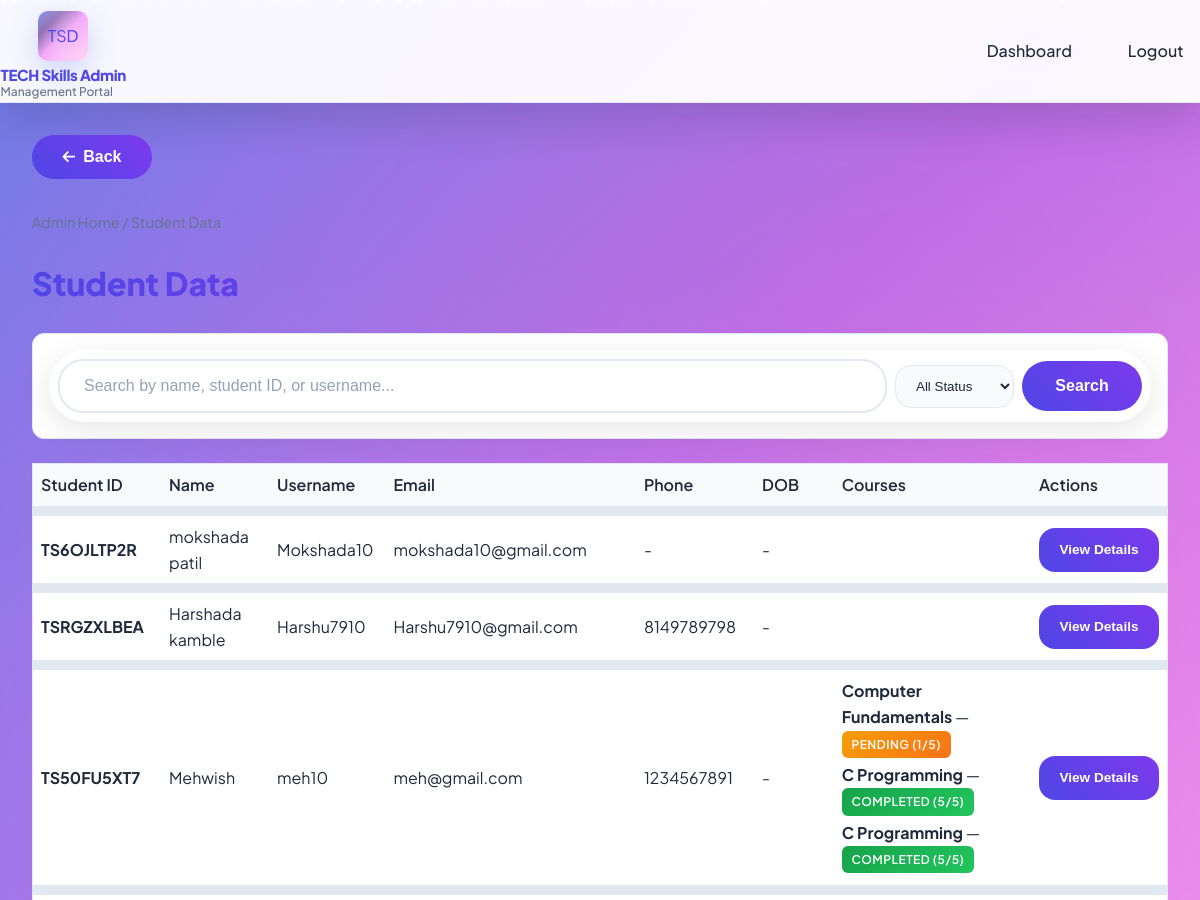
Page /admin/students (signed in, upper part) on the earlier database version.
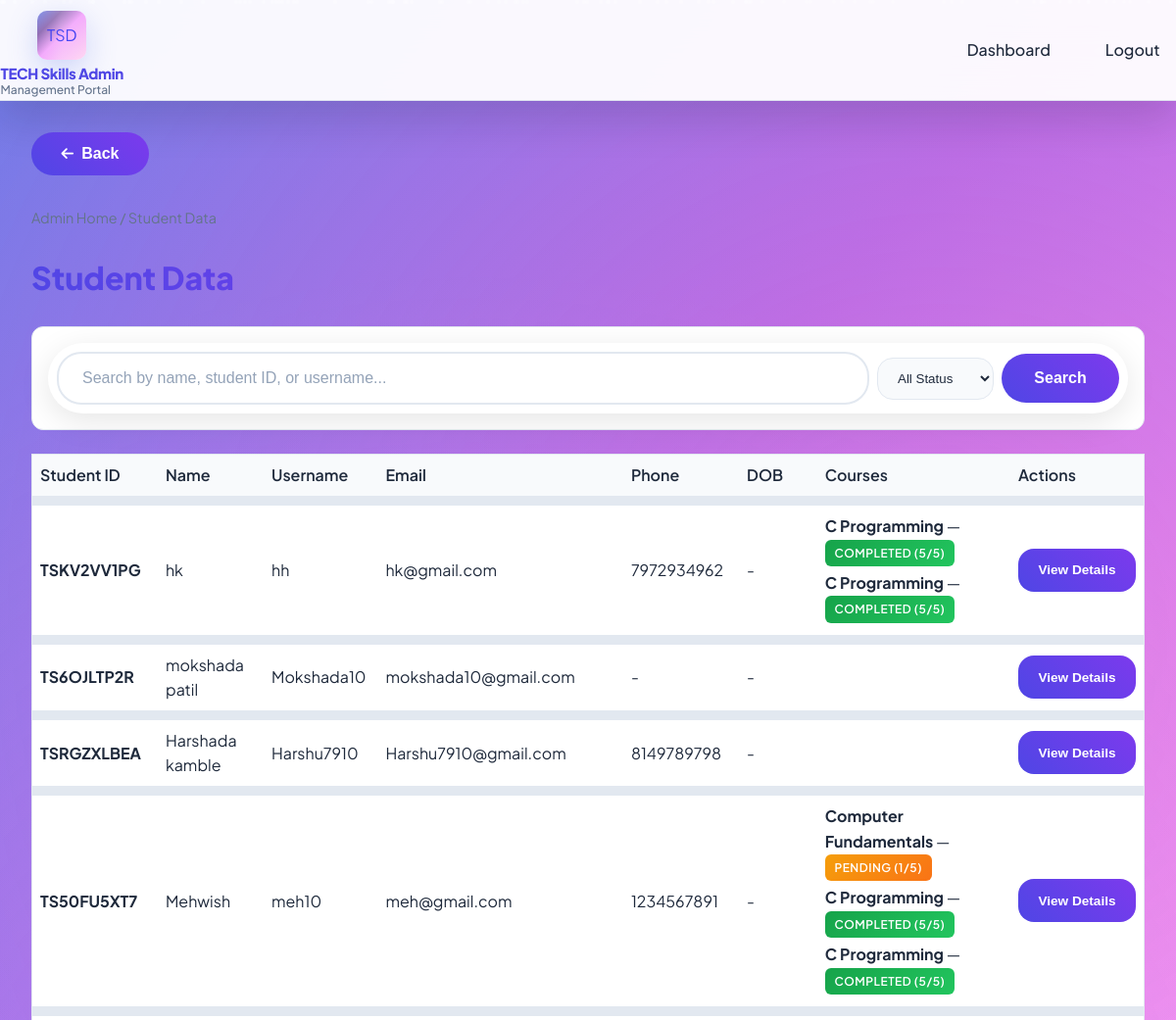
Same page on the later database version.
### models.py (models this page shows, shortened)
class User(UserMixin, db.Model):
    __tablename__ = "users"
    id = db.Column(db.Integer, primary_key=True)
    username = db.Column(db.String(80), unique=True, nullable=False)
    email = db.Column(db.String(120), unique=True, nullable=False)
    password_hash = db.Column(db.String(256), nullable=False)
    full_name = db.Column(db.String(120), nullable=True)
    role = db.Column(db.String(20), default="student")  # student | admin
    student_id = db.Column(db.String(20), unique=True, nullable=True)  # Unique identification code
    created_at = db.Column(db.DateTime, default=datetime.utcnow)

class StudentDetail(db.Model):
    __tablename__ = "student_details"
    id = db.Column(db.Integer, primary_key=True)
    user_id = db.Column(db.Integer, db.ForeignKey("users.id"), nullable=False)
    phone = db.Column(db.String(20), nullable=True)
    date_of_birth = db.Column(db.Date, nullable=True)
    updated_at = db.Column(db.DateTime, default=datetime.utcnow, onupdate=datetime.utcnow)
    user = db.relationship("User", backref=db.backref("student_detail", uselist=False))

class Course(db.Model):
    __tablename__ = "courses"
    id = db.Column(db.Integer, primary_key=True)
    category_id = db.Column(db.Integer, db.ForeignKey("categories.id"), nullable=False)
    name = db.Column(db.String(200), nullable=False)
    slug = db.Column(db.String(200), nullable=False)
    description = db.Column(db.Text, nullable=True)
    duration_weeks = db.Column(db.Integer, default=4)
    syllabus_text = db.Column(db.Text, nullable=True)
    topics = db.relationship("CourseTopic", backref="course", lazy="dynamic", order_by="CourseTopic.order")
    enrollments = db.relationship("Enrollment", backref="course", lazy="dynamic")

### app.py (the view)
@app.route("/admin/students")
@login_required
@admin_required
def admin_students():
    search_query = request.args.get("q", "").strip()
    status_filter = request.args.get("status", "")  # pending, completed, all
    q = User.query.filter_by(role="student")
    if search_query:
        q = q.filter(
            (User.full_name.ilike(f"%{search_query}%")) |
            (User.student_id.ilike(f"%{search_query}%")) |
            (User.username.ilike(f"%{search_query}%"))
        )
    students = q.order_by(User.created_at.desc()).all()
    student_data = []
    for student in students:
        enrollments = Enrollment.query.filter_by(user_id=student.id).all()
        courses_data = []
        for enr in enrollments:
            course = enr.course
            topics = CourseTopic.query.filter_by(course_id=course.id).order_by(CourseTopic.order).all()
            completed_topics = TopicProgress.query.filter_by(user_id=student.id, course_id=course.id).all()
            completed_ids = {t.topic_id for t in completed_topics}
            total_topics = len(topics)
            completed_count = len(completed_ids)
            status = "completed" if completed_count == total_topics and total_topics > 0 else "pending"
            courses_data.append({
                "course": course,
                "status": status,
                "progress": f"{completed_count}/{total_topics}"
            })
        if status_filter == "pending":
            courses_data = [c for c in courses_data if c["status"] == "pending"]
        elif status_filter == "completed":
            courses_data = [c for c in courses_data if c["status"] == "completed"]
        if not status_filter or courses_data:
            student_data.append({
                "student": student,
                "courses": courses_data,
                "detail": StudentDetail.query.filter_by(user_id=student.id).first()
            })
    return render_template("admin/admin_students.html", student_data=student_data, search_query=search_query, status_filter=status_filter)

### app.py (called while the page is built)
@login_manager.user_loader
def load_user(user_id):
    if user_id is None:
        return None
    try:
        return User.query.get(int(user_id))
    except (ValueError, TypeError):
        return None

def admin_required(f):
    @wraps(f)
    def decorated(*args, **kwargs):
        if not current_user.is_authenticated or current_user.role != "admin":
            flash("Admin access required.", "error")
            return redirect(url_for("admin_login"))
        return f(*args, **kwargs)
    return decorated

### templates/admin/admin_students.html (shortened to what this page needs)
{% extends "base.html" %}
{% block content %}
<nav class="breadcrumb"><a href="{{ url_for('admin_dashboard') }}">Admin Home</a> / Student Data</nav>
<h1 class="page-title">Student Data</h1>
<div class="admin-search-bar" style="margin-bottom: 1.5rem;">
    <form method="get" action="{{ url_for('admin_students') }}" class="search-form">
        <input type="text" name="q" value="{{ search_query }}" placeholder="Search by name, student ID, or username..." class="search-input">
        <select name="status" class="search-select">
            <option value="">All Status</option>
        </select>
        <button type="submit" class="search-btn">Search</button>
    </form>
</div>
<div class="admin-table-wrap">
    <table class="admin-table">
        <thead>
            <tr>
                <th>Student ID</th>
                <th>Name</th>
                <th>Username</th>
                <th>Email</th>
                <th>Phone</th>
                <th>DOB</th>
                <th>Courses</th>
                <th>Actions</th>
            </tr>
        </thead>
        <tbody>
            {% for data in student_data %}
            {% set student = data.student %}
            {% set detail = data.detail %}
            <tr>
                <td><strong>{{ student.student_id or 'N/A' }}</strong></td>
                <td>{{ student.full_name or student.username }}</td>
                <td>{{ student.username }}</td>
                <td>{{ student.email }}</td>
                <td>{{ detail.phone if detail else '-' }}</td>
                <td>{{ detail.date_of_birth.strftime('%Y-%m-%d') if detail and detail.date_of_birth else '-' }}</td>
                <td>
                    {% for course_info in data.courses %}
                    <div style="margin-bottom: 0.25rem;">
                        <strong>{{ course_info.course.name }}</strong> —
                        <span class="badge {% if course_info.status == 'completed' %}badge-success{% else %}badge-pending{% endif %}">
                            {{ course_info.status }} ({{ course_info.progress }})
                        </span>
                    </div>
                    {% endfor %}
                </td>
                <td>
                    <button type="button" class="btn btn-secondary" onclick="showStudentDetails({{ student.id }}, '{{ student.username }}', '{{ student.password_hash[:20] }}...')" style="padding: 0.3rem 0.6rem; font-size: 0.85rem;">View Details</button>
                </td>
            </tr>
            {% endfor %}
        </tbody>
    </table>
</div>
{% endblock %}

### templates/base.html (shortened to what this page needs)
<!DOCTYPE html>
<html lang="en">
<head>
    <link rel="stylesheet" href="{{ url_for('static', filename='css/style.css') }}">
    <link rel="stylesheet" href="https://cdnjs.cloudflare.com/ajax/libs/font-awesome/6.4.0/css/all.min.css">
</head>
<body>
    {% if current_user.is_authenticated and current_user.role == 'admin' %}
    <header class="admin-header">
        <div class="header-left">
            <a href="{{ url_for('admin_dashboard') }}" class="tsd-logo">
                <div class="tsd-symbol">TSD</div>
                <div class="tsd-brand">
                    <div class="tsd-brand-name">TECH Skills Admin</div>
                    <div class="tsd-brand-tagline">Management Portal</div>
                </div>
            </a>
        </div>
        <nav>
            <a href="{{ url_for('admin_dashboard') }}">Dashboard</a>
            <a href="{{ url_for('admin_logout') }}">Logout</a>
        </nav>
    </header>
    {% endif %}
    <main class="main-content">
        {% if request.endpoint != 'login' and request.endpoint != 'index' and request.endpoint != 'home' and request.endpoint != 'admin_dashboard' %}
        <div class="page-header">
            <button onclick="goBack()" class="back-nav">
                <i class="fas fa-arrow-left"></i>
                Back
            </button>
        </div>
        {% endif %}
        {% block content %}{% endblock %}
    </main>
</body>
</html>

Differences in the rows shown:
added User: student "TSKV2VV1PG", full_name "hk", username "hh", email "hk@gmail.com"
added StudentDetail: phone "7972934962", date_of_birth "-"
Other differences:
new list line: "C Programming C Programming"
new list line: "— COMPLETED ( 5/5 ) — COMPLETED ( 5/5 ) View Details"
